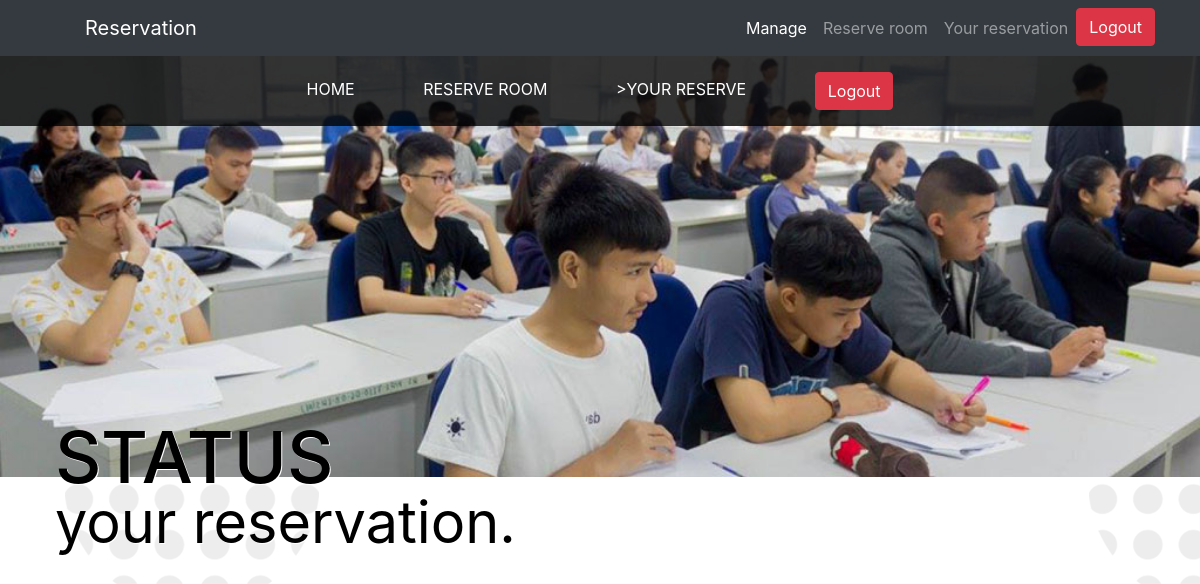
The app's page /reservation_status/ (signed in), older data.
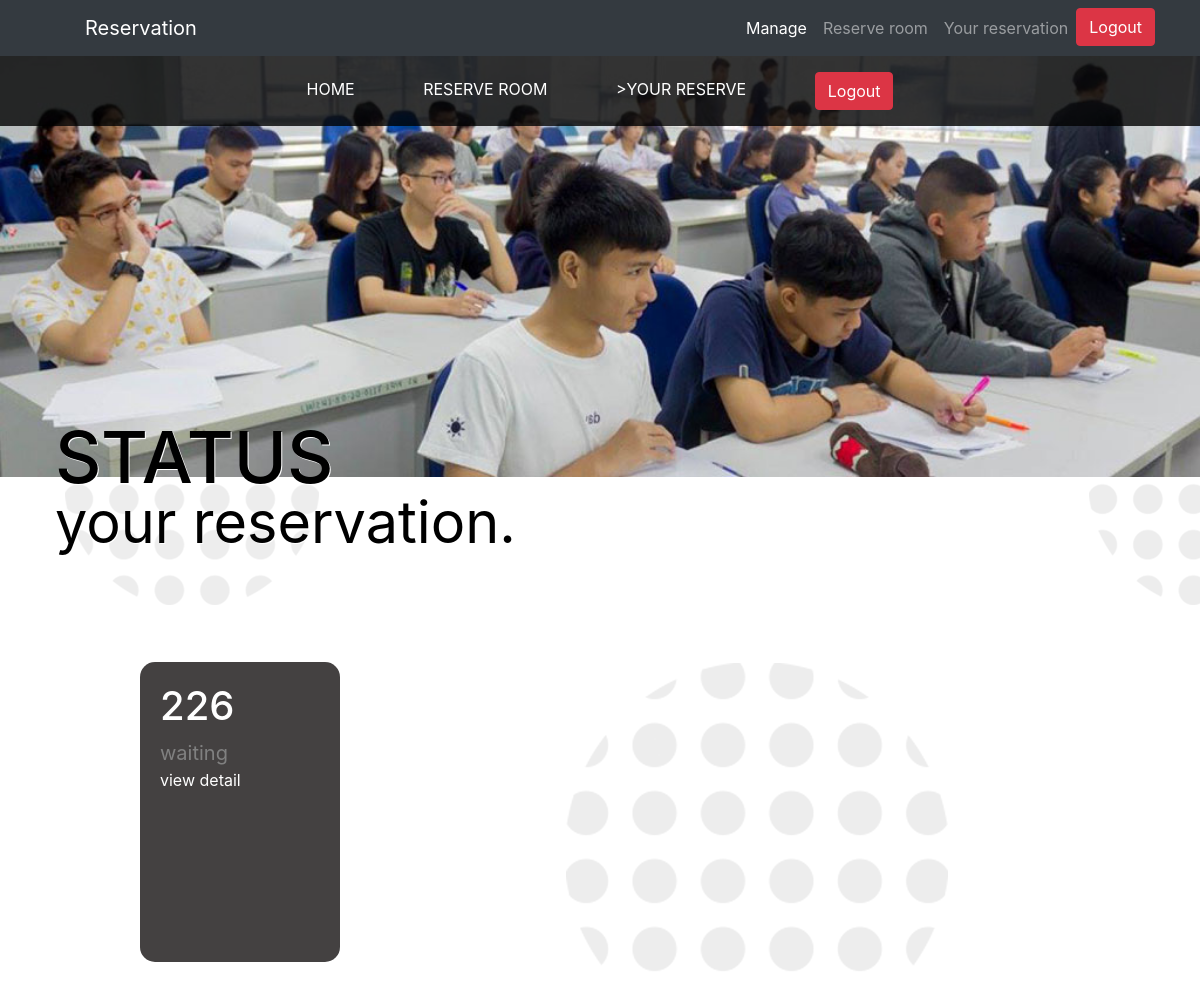
The same page, newer data.
### blog/models.py (models this page shows, shortened)
class reservation(models.Model):
    student = models.ForeignKey(Employee, related_name = "student" , on_delete=models.CASCADE ,blank = True,null=True)
    teacher = models.ForeignKey(Employee, related_name = "teacher" , on_delete=models.CASCADE ,blank = True,null=True)
    staff = models.ForeignKey(Employee, related_name = "staff" , on_delete=models.CASCADE ,blank = True,null=True)
    room = models.ForeignKey(room , related_name = "room" , on_delete=models.CASCADE)
    status_list = (("pending" , "pending"), ("accepted" , "accepted"), ("accepted-pending" , "accepted-pending"), ("denied" , "denied"), ("denied-pending" , "denied-pending") )
    reason_of_reserve = models.CharField(max_length = 300 , default = "reason")
    status = models.CharField(max_length = 20 , default = 'pending', choices=status_list)
    day_of_reserve = models.DateTimeField(default=timezone.now)
    duration_begin =  models.DateTimeField(default=timezone.now)
    duration_end =  models.DateTimeField(default=timezone.now)
    objects = BookManager()

class room(models.Model):
    roomname = models.CharField(max_length=100 , default = 'roomname')
    isavaliable = (('yes','yes') , ('no','no') , ('pending' , 'pending'))
    status = models.CharField(max_length = 10 , default = 'yes', choices=isavaliable)
    width = models.IntegerField(default = 0)
    height = models.IntegerField(default = 0)
    slug = models.SlugField(max_length=100 , default = 'roomname')
    svgpath = models.CharField(max_length = 3000 , default = "PATH")
    floor = models.IntegerField(default = 1)

### project/views.py (the view)
# urls.py: path('reservation_status/' , views.getreservation , name= 'reservation_status'),
def getreservation(request):
    if "reservation" in request.GET:
        res_obj = reservation.objects.get(id = int(request.GET['reservation']) )
        res_obj.cancel_book()
    reservation_list = reservation.objects.get_booklist(User.objects.get(username = request.session['username']))
    return render(request, "blog/status.html" , {"reservation_list":reservation_list})

### blog/models.py (called while the page is built)
    def get_booklist(self , student_id):
        user_a = User.objects.get(username = student_id)
        emp = Employee.objects.get(user = user_a)
        reservation_list = reservation.objects.filter(student = emp)
        return reservation_list

### templates/blog/status.html (shortened to what this page needs)
{% load static %}
{% block content %}
<!DOCTYPE html>
<html>
<head>
	<link rel="stylesheet" href="https://stackpath.bootstrapcdn.com/bootstrap/4.1.3/css/bootstrap.min.css">
	<link rel="stylesheet" href="https://cdnjs.cloudflare.com/ajax/libs/font-awesome/4.7.0/css/font-awesome.min.css">
	<link rel="stylesheet" type="text/css" href="{% static "css/status_style.css" %}">
</head>
<body style="background-image: url({% static "/img/circle_bg.png" %})">
	{% include "blog/nav_side.html" %}
	<div name="header">
		<img src="{% static "img/check_status_bg.jpg" %}" class="image-subheader">
		<h1 class="text-subheader">STATUS<br><small>your reservation.</small></h1>
	</div>
	<div id="checkstatus">
		{% for res in reservation_list %}
		<div class="check-status-block">
			<h1 class="status-room">{{ res.room.roomname }}</h1>
			{% if res.status == "accepted" %}
			<div class="status-reservation approved">approved</div>
			{% elif res.status == "denied" %}
			<div class="status-reservation disapproved">disapproved</div>
			{% else %}
			<div class="status-reservation waiting">waiting</div>
			{% endif %}
			<div class="status-detail" id="{{ res.room.roomname }}" onclick="showReserveDetail(this.id , '{{ res.day_of_reserve }}' , '{{ res.duration_begin }}'
			, '{{ res.duration_end }}' , '{{ res.reason_of_reserve }}'  , '{{ res.teacher.user.username }}', '{{ res.staff.user.username }}'  )">view detail</div>
		</div>
		{% endfor %}
		</div>
	</body>
	</html>
	{% endblock %}

Row changes from the older to the newer data that the page shows:
added reservation: room.roomname "226", status "waiting"
